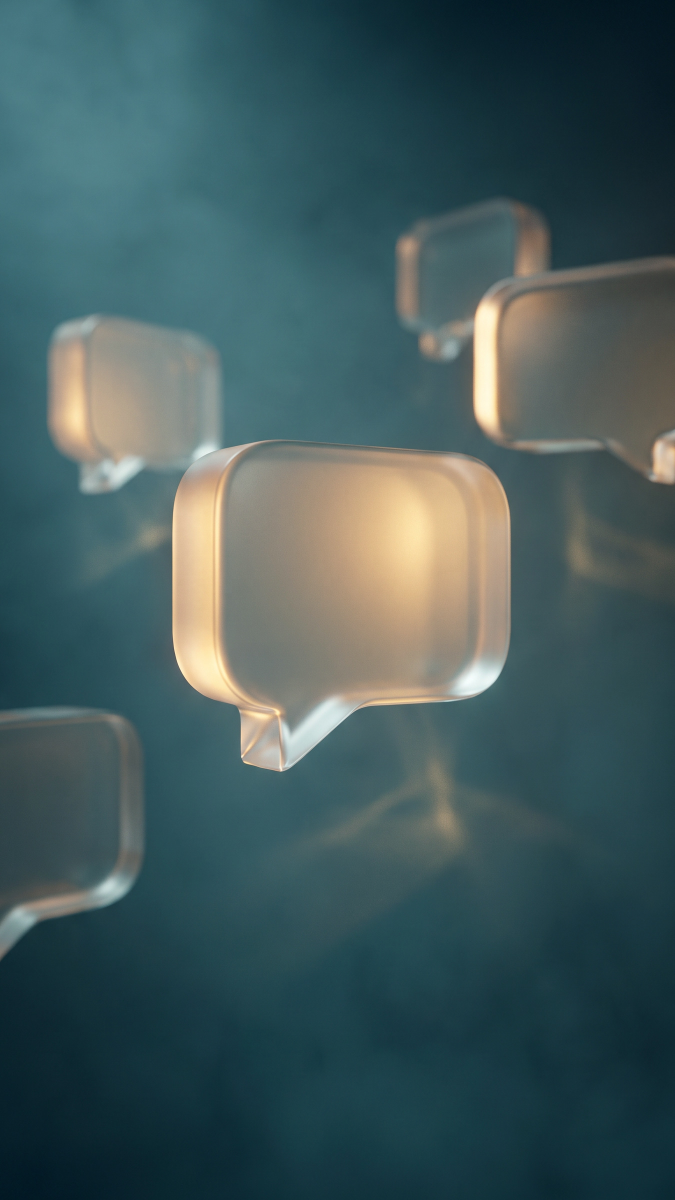
#> input picture launch-kit/launch-ad/src/full/plates/chat.jpg, 1350 x 2400 px, given in place of s1_hook.png, which was not available (shown at 1/2 size)
$ python prep_plates.py
#> lines starting #> are read from the running program, lines starting #| are printed output that depends on the picture; pictures that were not available may be replaced by others from this repository, and a replacement may not be noted
#> further down, im is the input picture: PIL image 1350x2400 RGB; mean R, G, B 66.7, 90.2, 92.2
"""Turn the raw Higgsfield plates into graded, correctly-sized film assets.

Two products come out of here:

  plates/*.jpg   full-frame environments, rendered at PAD x the delivery size so
                 the film can push in on them without going soft.
  plates/*.png   screen-blend light layers: the bright ribbons and shards lifted
                 off their plate so they can be laid over the drawn phone.

The light layers are a high-pass on luminance, not a threshold.  A hard
threshold left a visible cut edge where the ribbon met the haze; ramping
between lo and hi keeps the falloff the plate already had.
"""
import numpy as np, os
from PIL import Image, ImageFilter

SRC = 'build/plates'
DST = 'src/full/plates'
os.makedirs(DST, exist_ok=True)

OUT_W, OUT_H = 1080, 1920
PAD = 1.25                                   # headroom for the push-in
PW, PH = int(OUT_W*PAD), int(OUT_H*PAD)


def fit(im, w, h, anchor=0.5):
    """Cover-fit, cropping the long axis around `anchor` (0=top, 1=bottom)."""
#> called with w = 1350, h = 2400, anchor = 0.5
    s = max(w/im.width, h/im.height)
#> s = 1
    im = im.resize((max(w,int(im.width*s+.5)), max(h,int(im.height*s+.5))), Image.LANCZOS)
    x = int((im.width - w) * 0.5)
#> x = 0
    y = int((im.height - h) * anchor)
#> y = 0
    return im.crop((x, y, x+w, y+h))


def grade(im, lift=0.0, gain=1.0, gamma=1.0, teal=0.0, sat=1.0):
#> called with lift = 0, gain = 1.3, gamma = 0.94, teal = 0.6, sat = 1.05
    a = np.asarray(im.convert('RGB')).astype(np.float32)/255.0
    a = np.clip(a*gain + lift, 0, 1) ** gamma
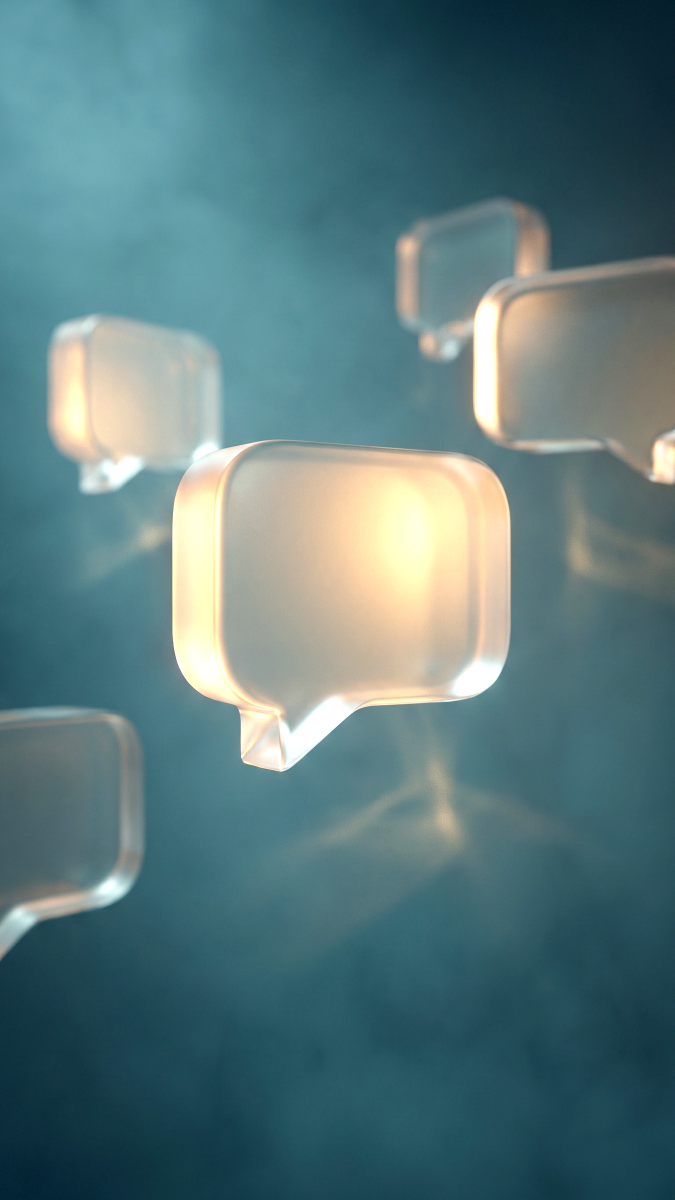
#> a: shape (2400, 1350, 3) float32 (shown at 1/2 size); mean R, G, B 0.351, 0.476, 0.49
    if sat != 1.0:
        l = a @ np.array([.2126,.7152,.0722], np.float32)
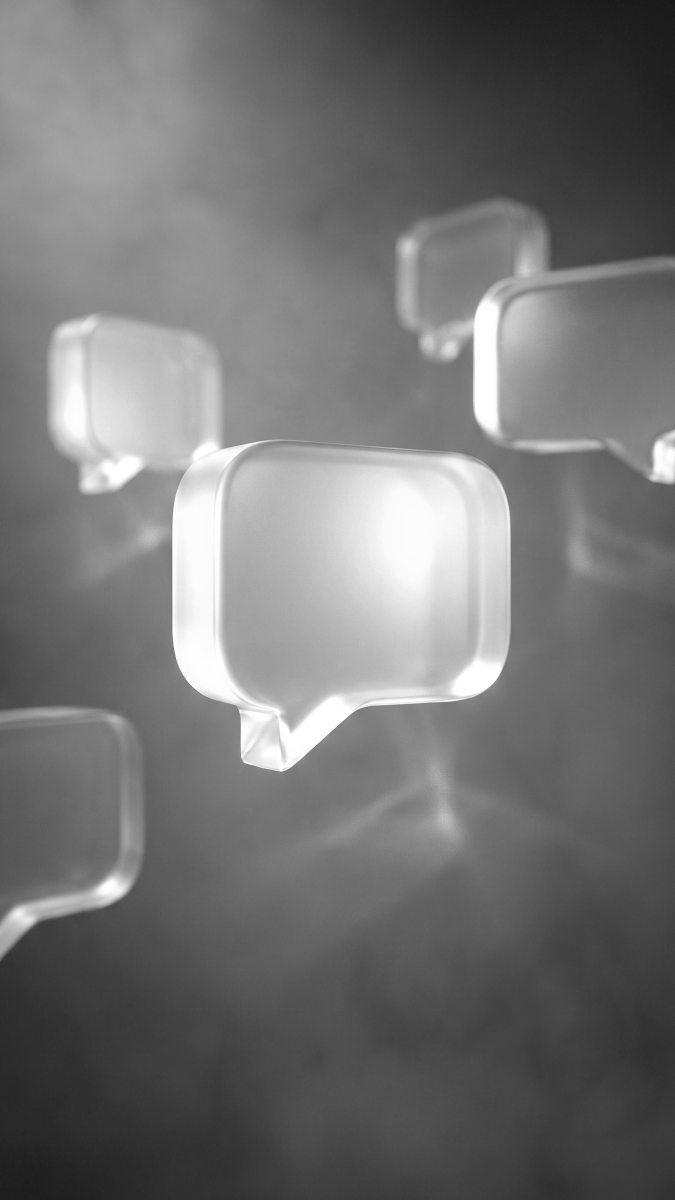
#> l: shape (2400, 1350) float32 (shown at 1/2 size); min 0.0913, max 1, mean 0.451
        a = np.clip(l[...,None] + (a-l[...,None])*sat, 0, 1)
    if teal:                                  # pull shadows toward the house ink
        sh = (1.0 - a.mean(2, keepdims=True))**2
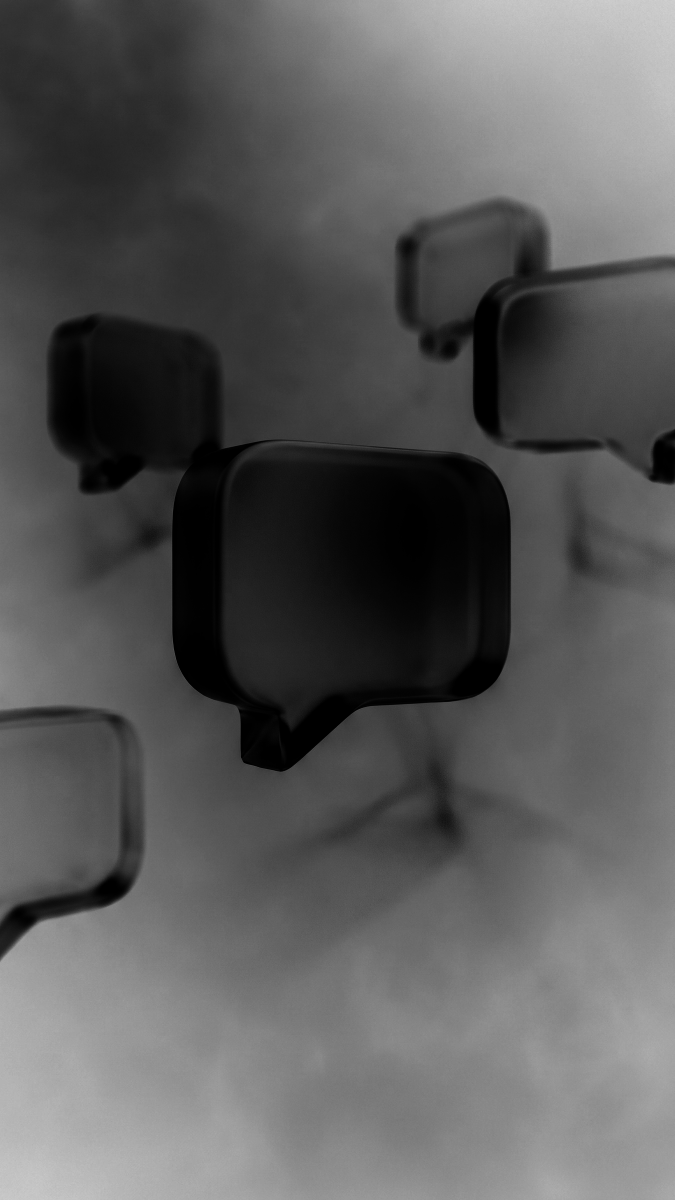
#> sh: shape (2400, 1350, 1) float32 (shown at 1/2 size); min 0, max 0.824, mean 0.354
        a = np.clip(a + sh*teal*np.array([-0.05, 0.02, 0.06], np.float32), 0, 1)
    return Image.fromarray((a*255+.5).astype(np.uint8))


def light_layer(path, lo, hi, gamma=1.0, gain=1.0, box=None, blur=0.0, flip=False, foot=None, maxw=1400):
    """Lift the luminous part of a plate onto black for a screen blend."""
    im = Image.open(os.path.join(SRC, path)).convert('RGB')
    if box:
        W, H = im.size
        im = im.crop((int(W*box[0]), int(H*box[1]), int(W*box[2]), int(H*box[3])))
    if flip:
        im = im.transpose(Image.FLIP_TOP_BOTTOM)
    if maxw and im.width != maxw:
        im = im.resize((maxw, max(1, round(im.height*maxw/im.width))), Image.LANCZOS)
    if blur:
        im = im.filter(ImageFilter.GaussianBlur(blur))
    a = np.asarray(im).astype(np.float32)/255.0
    l = a @ np.array([.2126,.7152,.0722], np.float32)
    m = np.clip((l-lo)/(hi-lo), 0, 1) ** gamma
    if foot:
        H, Wd = m.shape
        v = np.clip((np.arange(H)/H - foot[0]) / (foot[1]-foot[0]), 0, 1)
        if foot[2]: v = 1.0 - v
        m *= v[:, None]
        u = np.abs(np.arange(Wd)/Wd - .5)*2
        m *= np.clip((0.94-u)/0.14, 0, 1)[None, :]
    return Image.fromarray((np.clip(a*m[...,None]*gain,0,1)*255+.5).astype(np.uint8))


PLATES = [
    # name        source          anchor  grade
    ('hook',     's1_hook.png',   0.50, dict(gain=1.30, gamma=0.94, teal=0.6, sat=1.05)),
    ('nation',   'q2_nation.png', 0.55, dict(gain=0.92, gamma=1.05, teal=0.5, sat=1.06)),
    ('tile',     'p2_tile.png',   0.50, dict(gain=0.88, gamma=1.05, teal=0.7, sat=1.05)),
    ('home',     'p1_title.png',  0.50, dict(gain=0.80, gamma=1.06, teal=0.9, sat=1.00)),
    ('comm',     'q3_panes.png',  0.50, dict(gain=0.84, gamma=1.04, teal=0.9, sat=1.00)),
    ('chat',     'q4_bubbles.png',0.50, dict(gain=1.00, gamma=0.98, teal=1.0, sat=0.98)),
    ('meet',     'p5_map.png',    0.50, dict(gain=0.95, gamma=1.02, teal=0.6, sat=1.08)),
    ('prof',     'q5_dawn.png',   0.24, dict(gain=0.94, gamma=1.02, teal=2.4, sat=0.62)),
    ('end',      's2_end.png',    0.46, dict(gain=0.86, gamma=1.06, teal=1.4, sat=0.92)),
]

for name, src, anchor, gr in PLATES:
    im = Image.open(os.path.join(SRC, src)).convert('RGB')
    im = fit(im, PW, PH, anchor)
    grade(im, **gr).save(f'{DST}/{name}.jpg', quality=93, subsampling=0)
    print('plate', name, src)
#> pass 2 of the loop `for name, src, anchor, gr in PLATES:`:
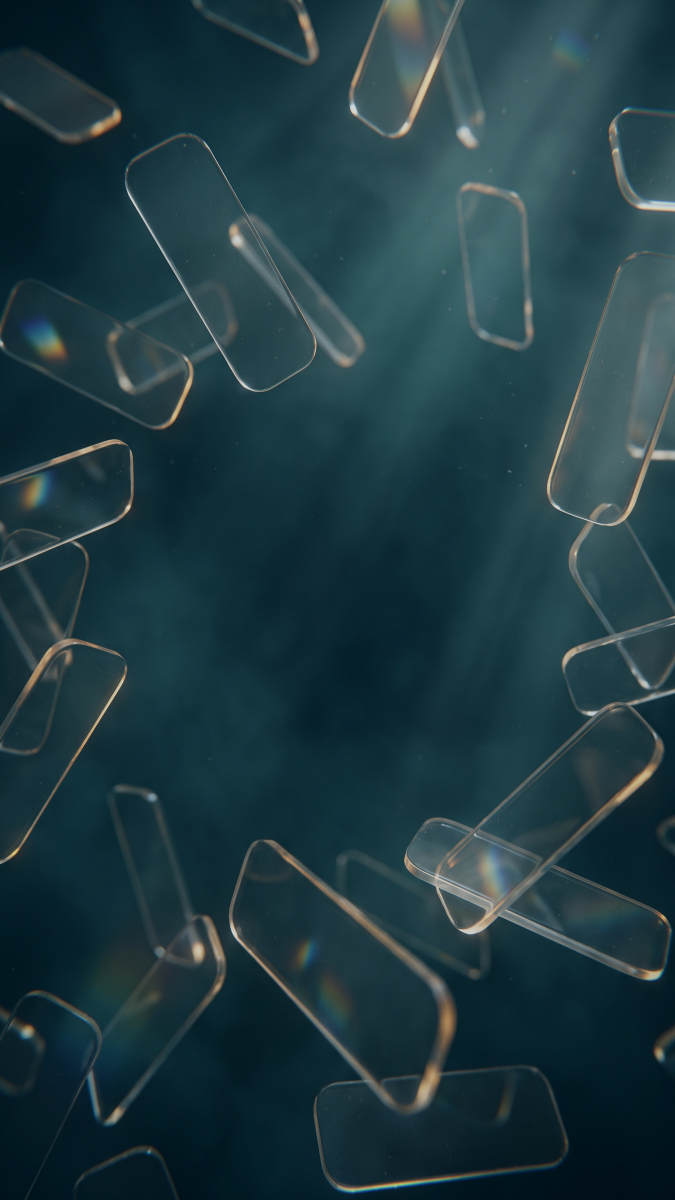
#> input picture launch-kit/launch-ad/src/full/plates/comm.jpg, 1350 x 2400 px, given in place of q2_nation.png, which was not available (shown at 1/2 size)
#> im is the input picture: PIL image 1350x2400 RGB; mean R, G, B 31.1, 58.2, 65.4
#> in grade (call 2), `l = a @ np.array([.2126,.7152,.0722], np.float32)`:
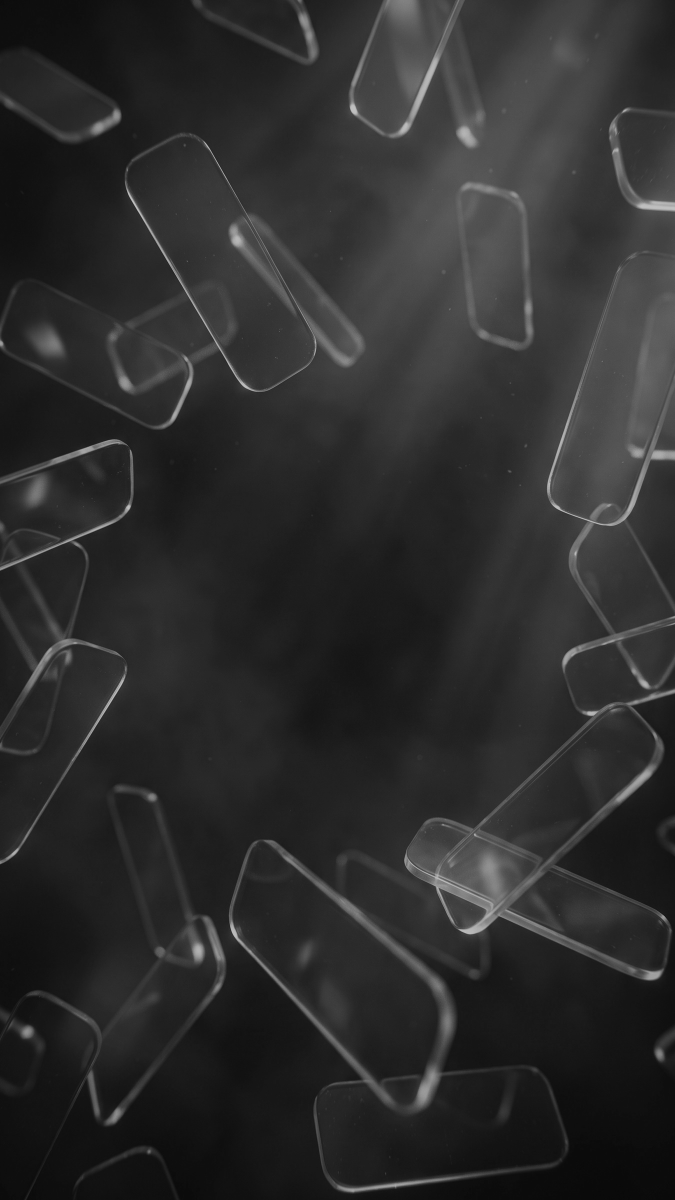
#> l: shape (2400, 1350) float32 (shown at 1/2 size); min 0.0318, max 0.775, mean 0.177
#> in grade (call 2), `sh = (1.0 - a.mean(2, keepdims=True))**2`:
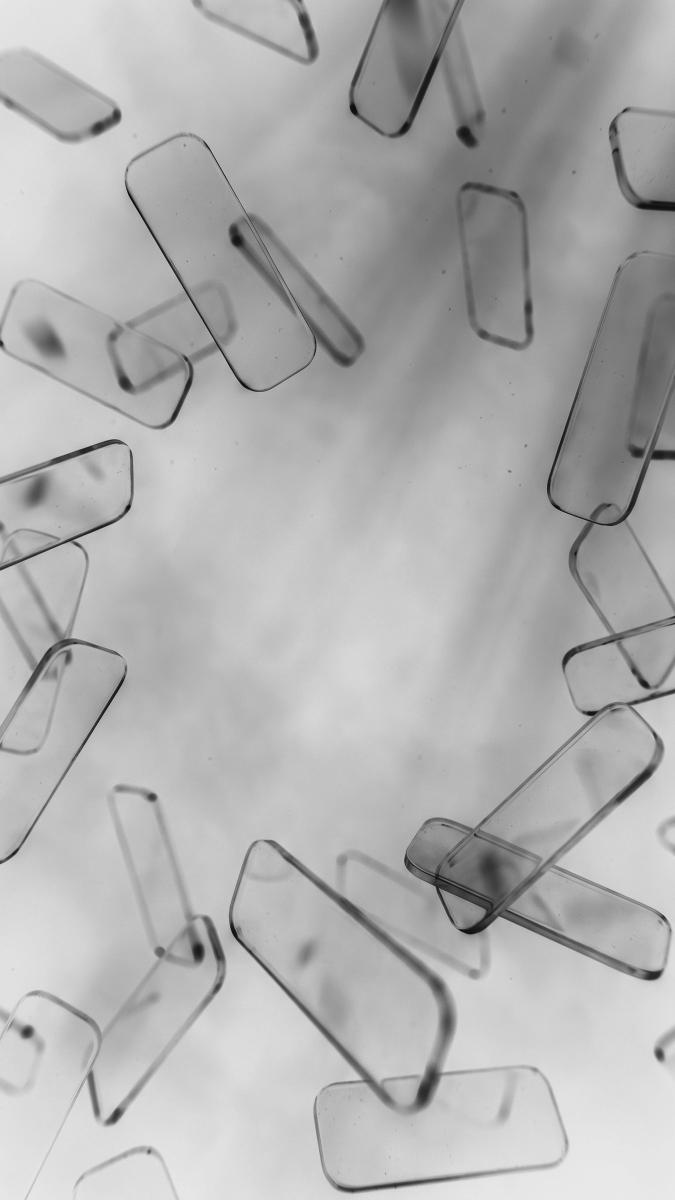
#> sh: shape (2400, 1350, 1) float32 (shown at 1/2 size); min 0.0508, max 0.926, mean 0.693
#> (the run stopped early here; a loop or call above may not have finished)
